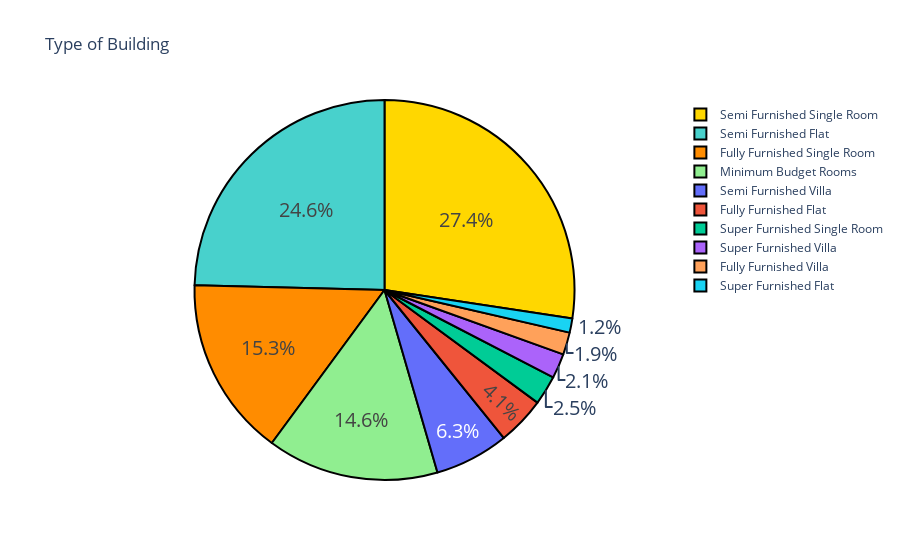

This figure's notebook cell:
### Markdown cell above
---------------------------
From this plot, we can infer that most number of houses(around 225) are present in Clubview Road and least homes are there in Starter Homes

----------------------------

### Code cell
Pie = df['BuildingType'].value_counts().reset_index()
Pie.columns = ['BuildingType','Percent']
Pie['Percent'] /= len(df)
colors = ['gold', 'mediumturquoise', 'darkorange', 'lightgreen']
fig = px.pie(Pie, names = 'BuildingType', values = 'Percent', title = 'Type of Building', color = "Percent")
fig.update_traces( textfont_size=20,marker=dict(colors=colors, line=dict(color='#000000', width=2)))
fig.show()

### Figure 1 — Plotly figure (JSON) as saved in the notebook; plotly's stock layout.template omitted (floating-point values rounded to 4 significant figures)
{"data": [{"customdata": [[0.274], [0.246], [0.153], [0.146], [0.063], [0.041], [0.025], [0.021], [0.019], [0.012]], "domain": {"x": [0, 1], "y": [0, 1]}, "hovertemplate": "BuildingType=%{label}<br>Percent=%{customdata[0]}<extra></extra>", "labels": ["Semi Furnished Single Room", "Semi Furnished Flat", "Fully Furnished Single Room", "Minimum Budget Rooms", "Semi Furnished Villa", "Fully Furnished Flat", "Super Furnished Single Room", "Super Furnished Villa", "Fully Furnished Villa", "Super Furnished Flat"], "legendgroup": "", "marker": {"colors": ["gold", "mediumturquoise", "darkorange", "lightgreen"], "line": {"color": "#000000", "width": 2}}, "name": "", "showlegend": true, "textfont": {"size": 20}, "type": "pie", "values": [0.274, 0.246, 0.153, 0.146, 0.063, 0.041, 0.025, 0.021, 0.019, 0.012]}], "layout": {"legend": {"tracegroupgap": 0}, "title": {"text": "Type of Building"}}}
